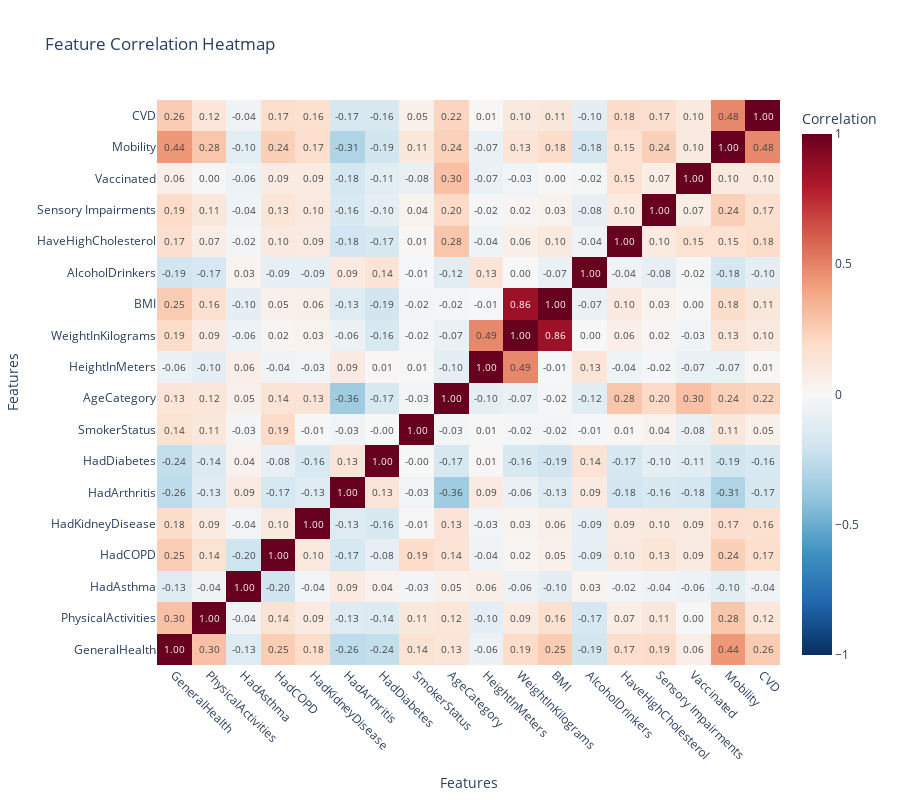

Here is the notebook cell this chart was saved with:
### Code cell
fig: Figure = correlation_matrix(df, ["Sex"], "no")
fig.show()

### Figure 1 — Plotly figure (JSON) as saved in the notebook; plotly's stock layout.template omitted (floating-point values rounded to 4 significant figures; data arrays with more than 128 entries replaced by an {"elided": "..."} marker saying what was removed)
{"data": [{"colorbar": {"title": {"text": "Correlation"}}, "colorscale": [[0, "rgb(103,0,31)"], [0.1, "rgb(178,24,43)"], [0.2, "rgb(214,96,77)"], [0.3, "rgb(244,165,130)"], [0.4, "rgb(253,219,199)"], [0.5, "rgb(247,247,247)"], [0.6, "rgb(209,229,240)"], [0.7, "rgb(146,197,222)"], [0.8, "rgb(67,147,195)"], [0.9, "rgb(33,102,172)"], [1, "rgb(5,48,97)"]], "reversescale": true, "text": {"elided": "18x18 str values"}, "texttemplate": "%{text}", "type": "heatmap", "x": ["GeneralHealth", "PhysicalActivities", "HadAsthma", "HadCOPD", "HadKidneyDisease", "HadArthritis", "HadDiabetes", "SmokerStatus", "AgeCategory", "HeightInMeters", "WeightInKilograms", "BMI", "AlcoholDrinkers", "HaveHighCholesterol", "Sensory Impairments", "Vaccinated", "Mobility", "CVD"], "y": ["GeneralHealth", "PhysicalActivities", "HadAsthma", "HadCOPD", "HadKidneyDisease", "HadArthritis", "HadDiabetes", "SmokerStatus", "AgeCategory", "HeightInMeters", "WeightInKilograms", "BMI", "AlcoholDrinkers", "HaveHighCholesterol", "Sensory Impairments", "Vaccinated", "Mobility", "CVD"], "z": {"elided": "18x18 float values"}, "zmax": 1, "zmin": -1}], "layout": {"height": 800, "title": {"text": "Feature Correlation Heatmap"}, "width": 900, "xaxis": {"tickangle": 45, "title": {"text": "Features"}}, "yaxis": {"title": {"text": "Features"}}}}
